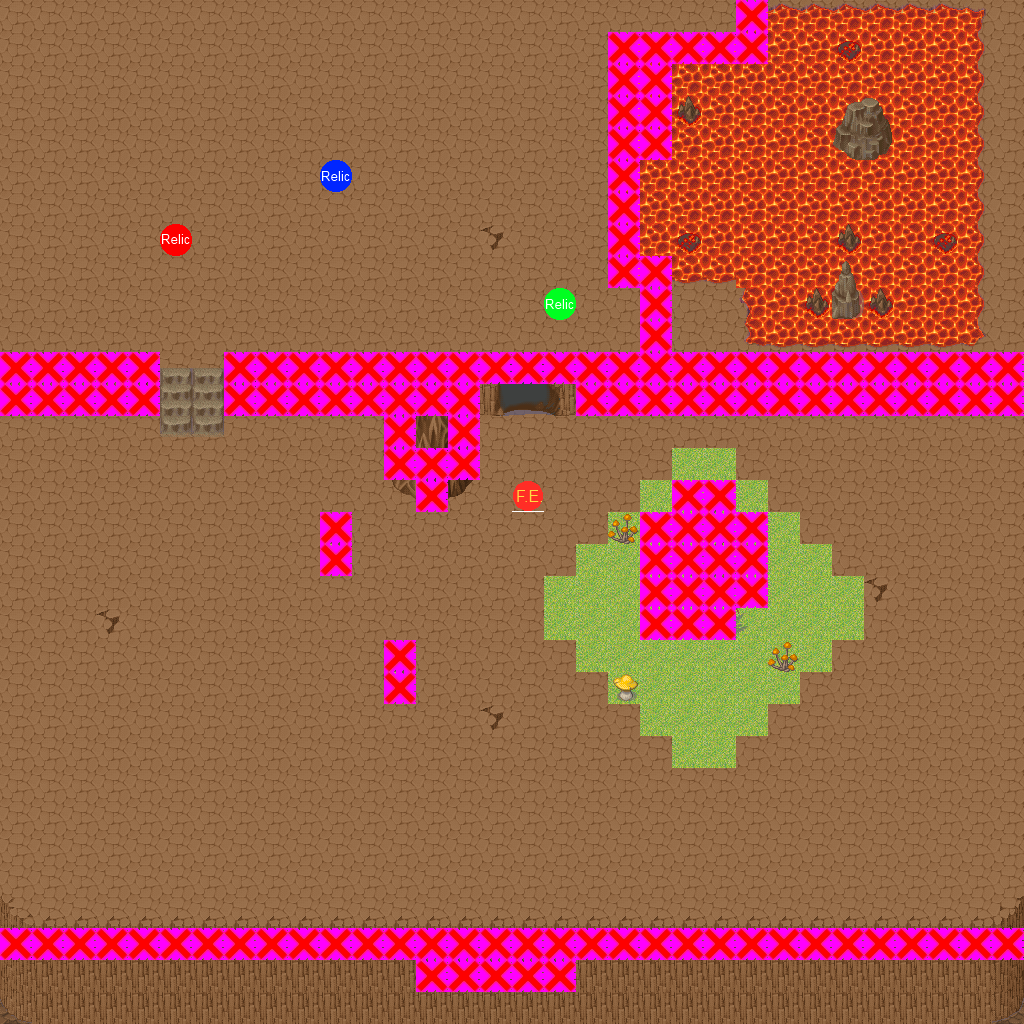

This game map was drawn from its Tiled (.tmx) file and the tilesets committed beside it. A one-line description and the trimmed map source follow:
An orthogonal 32x32 tile map with 32x32 px tiles, 7 tile layers (Layer 1, Layer 2, Layer 3, Clip, ...), 9 tilesets and 2 objects (PlayerStart, Portal).

<map version="1.0" orientation="orthogonal" width="32" height="32" tilewidth="32" tileheight="32">
 <tileset firstgid="1" name="Rock" tilewidth="32" tileheight="32">
  <image source="rock.png" />
  <tile id="0">
   <properties>
    <property name="TileType" value="0" />
    <property name="TileType" value="0" />
    <property name="TileType" value="0" />
    <property name="TileType" value="0" />
    <property name="TileType" value="0" />
    <property name="TileType" value="0" />
    <property name="TileType" value="0" />
    <property name="TileType" value="0" />
    <property name="TileType" value="0" />
    <property name="TileType" value="0" />
    <property name="TileType" value="0" />
    <property name="TileType" value="0" />
   </properties>
  </tile>
 </tileset>
 <tileset firstgid="2" name="Lava" tilewidth="32" tileheight="32">
  <image source="lava.png" />
  <tile id="0">
   <properties>
    <property name="TileType" value="1" />
    <property name="TileType" value="1" />
    <property name="TileType" value="1" />
    <property name="TileType" value="1" />
    <property name="TileType" value="1" />
    <property name="TileType" value="1" />
    <property name="TileType" value="1" />
    <property name="TileType" value="1" />
    <property name="TileType" value="1" />
    <property name="TileType" value="1" />
    <property name="TileType" value="1" />
    <property name="TileType" value="1" />
   </properties>
  </tile>
 </tileset>
 <tileset firstgid="3" name="FireEnemy" tilewidth="32" tileheight="32">
  <image source="FireEnemyIcon.png" trans="ff00ff" />
  <tile id="0">
   <properties>
    <property name="Type" value="Fire" />
    <property name="Type" value="Fire" />
    <property name="Type" value="Fire" />
    <property name="Type" value="Fire" />
    <property name="Type" value="Fire" />
    <property name="Type" value="Fire" />
    <property name="Type" value="Fire" />
    <property name="Type" value="Fire" />
    <property name="Type" value="Fire" />
    <property name="Type" value="Fire" />
    <property name="Type" value="Fire" />
    <property name="Type" value="Fire" />
   </properties>
  </tile>
 </tileset>
 <tileset firstgid="4" name="Clip" tilewidth="32" tileheight="32">
  <image source="solid.jpg" trans="ff00ff" />
 </tileset>
 <tileset firstgid="5" name="MountainPieces" tilewidth="32" tileheight="32">
  <image source="MountainPieces.png" trans="ffffff" />
 </tileset>
 <tileset firstgid="317" name="ConnectionLavat" tilewidth="32" tileheight="32">
  <image source="ConnectionLavat.png" trans="ffffff" />
 </tileset>
 <tileset firstgid="365" name="LavaGround" tilewidth="32" tileheight="32">
  <image source="LavaGround.png" trans="ffffff" />
 </tileset>
 <tileset firstgid="413" name="Overflow" tilewidth="32" tileheight="32">
  <image source="Overflow.png" trans="ffffff" />
 </tileset>
 <tileset firstgid="461" name="Collectables" tilewidth="32" tileheight="32">
  <image source="Untitled.png" trans="ff00ff" />
  <tile id="0">
   <properties>
    <property name="Type" value="Red" />
   </properties>
  </tile>
  <tile id="1">
   <properties>
    <property name="Type" value="Blue" />
   </properties>
  </tile>
  <tile id="2">
   <properties>
    <property name="Type" value="Green" />
   </properties>
  </tile>
 </tileset>
 <layer name="Layer 1" width="32" height="32">
  <data>[1024 cells, 1024 non-empty, 12 distinct tile ids]</data>
 </layer>
 <layer name="Layer 2" width="32" height="32">
  <data>[1024 cells, 209 non-empty, 47 distinct tile ids]</data>
 </layer>
 <layer name="Layer 3" width="32" height="32">
  <data>[1024 cells, 34 non-empty, 26 distinct tile ids]</data>
 </layer>
 <layer name="Clip" width="32" height="32">
  <data>[1024 cells, 140 non-empty, 1 distinct tile ids]</data>
 </layer>
 <layer name="Enemy" width="32" height="32">
  <data>[1024 cells, 1 non-empty, 1 distinct tile ids]</data>
 </layer>
 <objectgroup name="Objects" width="32" height="32">
  <object name="PlayerStart" x="423" y="568" width="32" height="32" />
  <object name="Portal" x="511" y="384" width="32" height="32">
   <properties>
    <property name="DestinationMap" value="Levels\TestFireMap\Mountain1" />
    <property name="DestinationX" value="16" />
    <property name="DestinationY" value="28" />
   </properties>
  </object>
 </objectgroup>
 <layer name="Boss" width="32" height="32">
  <data>[1024 cells, 0 non-empty, 0 distinct tile ids]</data>
 </layer>
 <layer name="Collectable" width="32" height="32">
  <data>[1024 cells, 3 non-empty, 3 distinct tile ids]</data>
 </layer>
</map>
